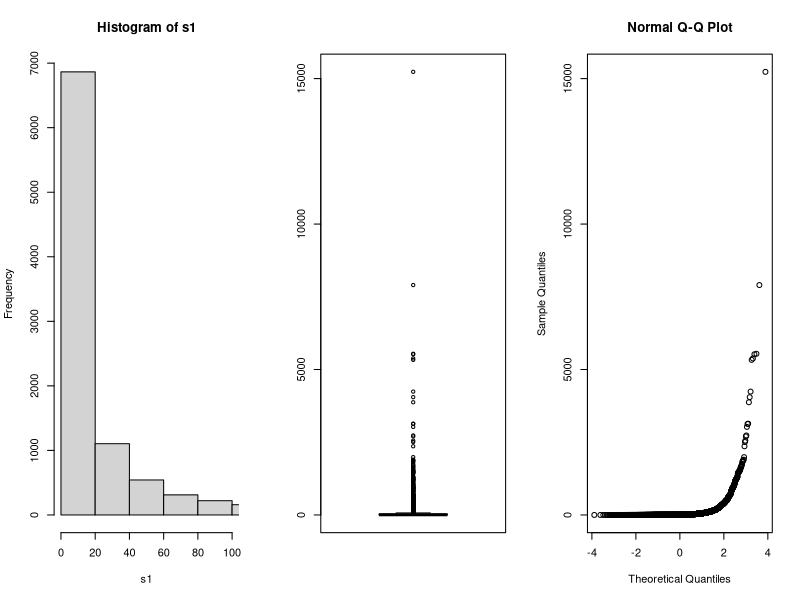
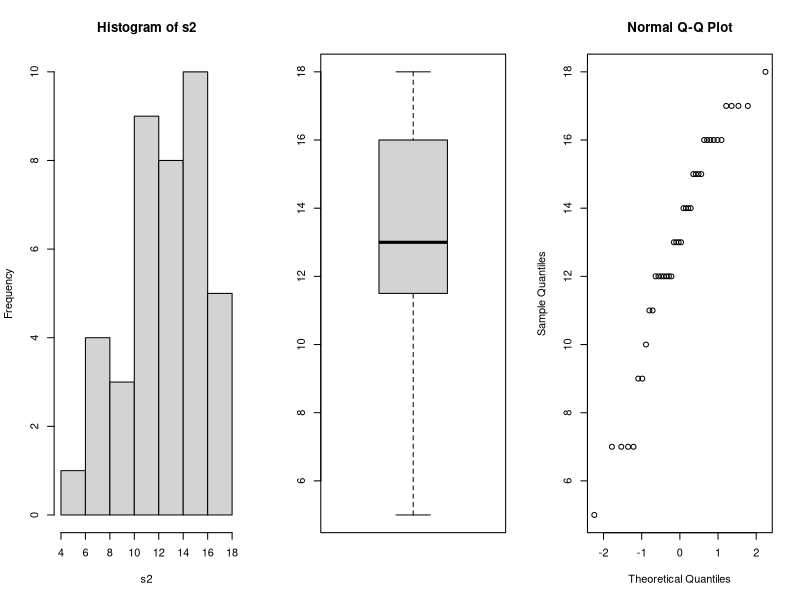
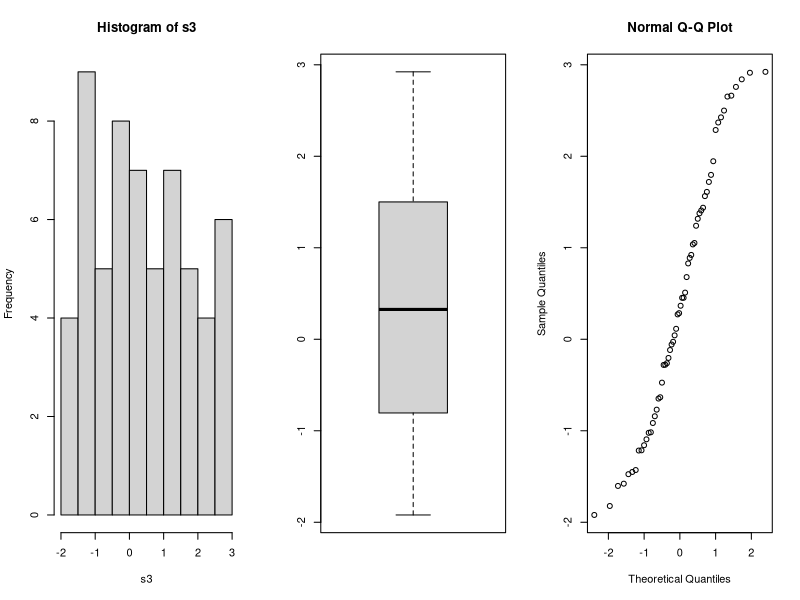
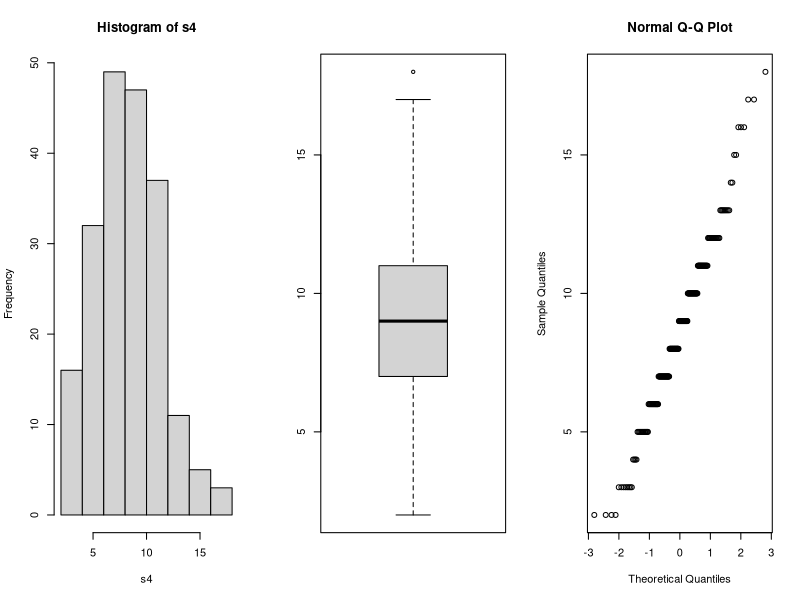

The R script that drew these images, in order:
par(mfrow=c(1,3))

# Part (a)
s1 <- rlnorm(10000, 2, 2)
hist(s1, xlim=c(0, 100), breaks=1000); boxplot(s1); qqnorm(s1)

# Part (b)
s2 <- rbinom(40, 50, 0.25)
hist(s2); boxplot(s2); qqnorm(s2)

# Part (c)
s3 <- runif(60, -2, 3)
hist(s3); boxplot(s3); qqnorm(s3)

# Part (d)
s4 <- rpois(200, 9)
hist(s4); boxplot(s4); qqnorm(s4)
